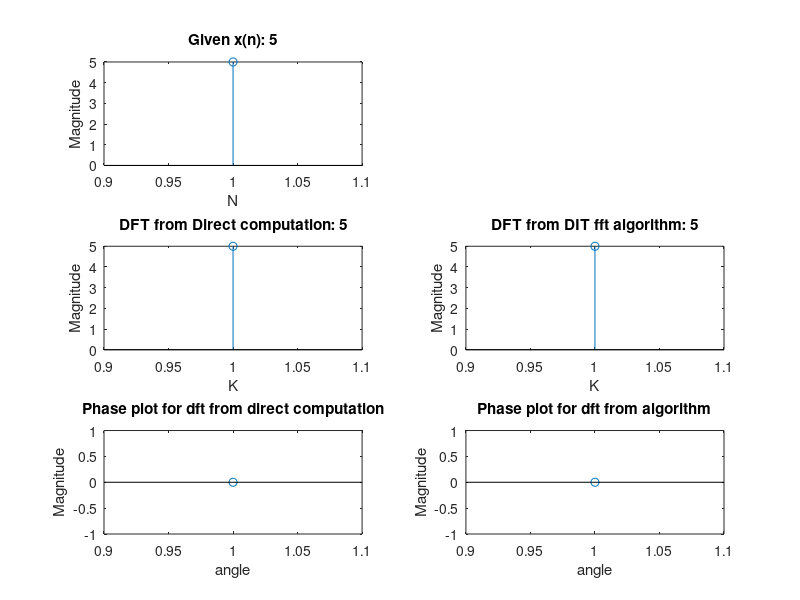

The MATLAB script that drew this image:
% ayatla DIF fft algo
clc;
clear all;
close all;
x = input('Enter x(n) :');
t = nextpow2(length(x));
j = [x zeros(1,(2^t)-length(x))];

N = length(j);
s = log2(N);


for stage=s:1:-1
    a =1;
    b= 1+2^(stage-1);
    n=0;
    while(n<=2^(stage-1)-1&&a<=N&&b<=N)
        l= (n).*(2^(s+1-stage))./2;
            w=exp((-lj)*2*pi*l/N);
            y = j(a)+j(b);
            z = j(a)-j(b).*w;
            j(a)= y;
            j(b)=z;
            a= a+1;
            b=b+1;
            n=n+1;
            if(rem(b,2^stage)==1)
                a=a+2^(stage-1);
                b= b+2^(stage-1);
                n=0;
            end
    end
end
j= bitrevorder(j);

disp(j);
disp(angle(j));
inbuilt_dft = fft(x);
disp(inbuilt_dft)
disp(angle(inbuilt_dft))


subplot(3,2,1);
stem(abs(x));
title(['Given x(n):' ' ' num2str(x)]);
xlabel('N');
ylabel('Magnitude');

subplot(3,2,3);
stem(abs(inbuilt_dft));
title(['DFT from Direct computation:' ' ' num2str(inbuilt_dft)]);
xlabel('K');
ylabel('Magnitude');


subplot(3,2,4);
stem(abs(j));
title(['DFT from DIT fft algorithm:' ' ' num2str(j)]);
xlabel('K');
ylabel('Magnitude');

subplot(3,2,5);
stem(angle(inbuilt_dft));
title('Phase plot for dft from direct computation');
xlabel('angle');
ylabel('Magnitude');

subplot(3,2,6);
stem(angle(j));
title('Phase plot for dft from algorithm');
xlabel('angle');
ylabel('Magnitude');

              